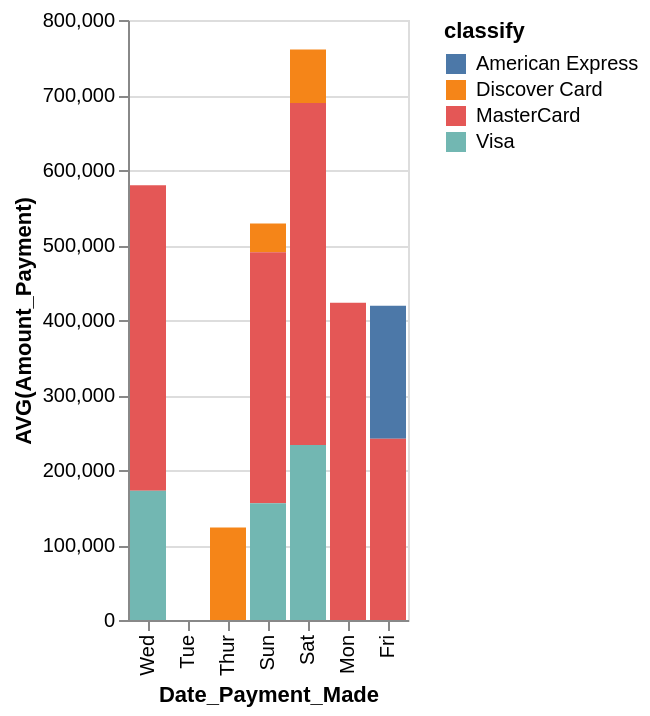

Vega-Lite specification stored for this chart:
### Vega-Lite specification from a JSON file in a GitHub repository (floating-point values rounded to 4 significant figures)
{"data": {"values": [{"x_data": "Mon", "y_data": 0, "classify": "American Express"}, {"x_data": "Tue", "y_data": 0, "classify": "American Express"}, {"x_data": "Wed", "y_data": 0, "classify": "American Express"}, {"x_data": "Thur", "y_data": 0, "classify": "American Express"}, {"x_data": "Fri", "y_data": 177130, "classify": "American Express"}, {"x_data": "Sat", "y_data": 0, "classify": "American Express"}, {"x_data": "Sun", "y_data": 0, "classify": "American Express"}, {"x_data": "Mon", "y_data": 0, "classify": "Discover Card"}, {"x_data": "Tue", "y_data": 0, "classify": "Discover Card"}, {"x_data": "Wed", "y_data": 0, "classify": "Discover Card"}, {"x_data": "Thur", "y_data": 123255, "classify": "Discover Card"}, {"x_data": "Fri", "y_data": 0, "classify": "Discover Card"}, {"x_data": "Sat", "y_data": 71246, "classify": "Discover Card"}, {"x_data": "Sun", "y_data": 38324, "classify": "Discover Card"}, {"x_data": "Mon", "y_data": 423154, "classify": "MasterCard"}, {"x_data": "Tue", "y_data": 0, "classify": "MasterCard"}, {"x_data": "Wed", "y_data": 407235, "classify": "MasterCard"}, {"x_data": "Thur", "y_data": 0, "classify": "MasterCard"}, {"x_data": "Fri", "y_data": 241730, "classify": "MasterCard"}, {"x_data": "Sat", "y_data": 456098, "classify": "MasterCard"}, {"x_data": "Sun", "y_data": 334500.0, "classify": "MasterCard"}, {"x_data": "Mon", "y_data": 0, "classify": "Visa"}, {"x_data": "Tue", "y_data": 0, "classify": "Visa"}, {"x_data": "Wed", "y_data": 172309, "classify": "Visa"}, {"x_data": "Thur", "y_data": 0, "classify": "Visa"}, {"x_data": "Fri", "y_data": 0, "classify": "Visa"}, {"x_data": "Sat", "y_data": 233375, "classify": "Visa"}, {"x_data": "Sun", "y_data": 155654, "classify": "Visa"}]}, "mark": "bar", "encoding": {"x": {"field": "x_data", "type": "nominal", "title": "Date_Payment_Made", "sort": "descending"}, "y": {"field": "y_data", "type": "quantitative", "title": "AVG(Amount_Payment)"}, "color": {"field": "classify"}}}
